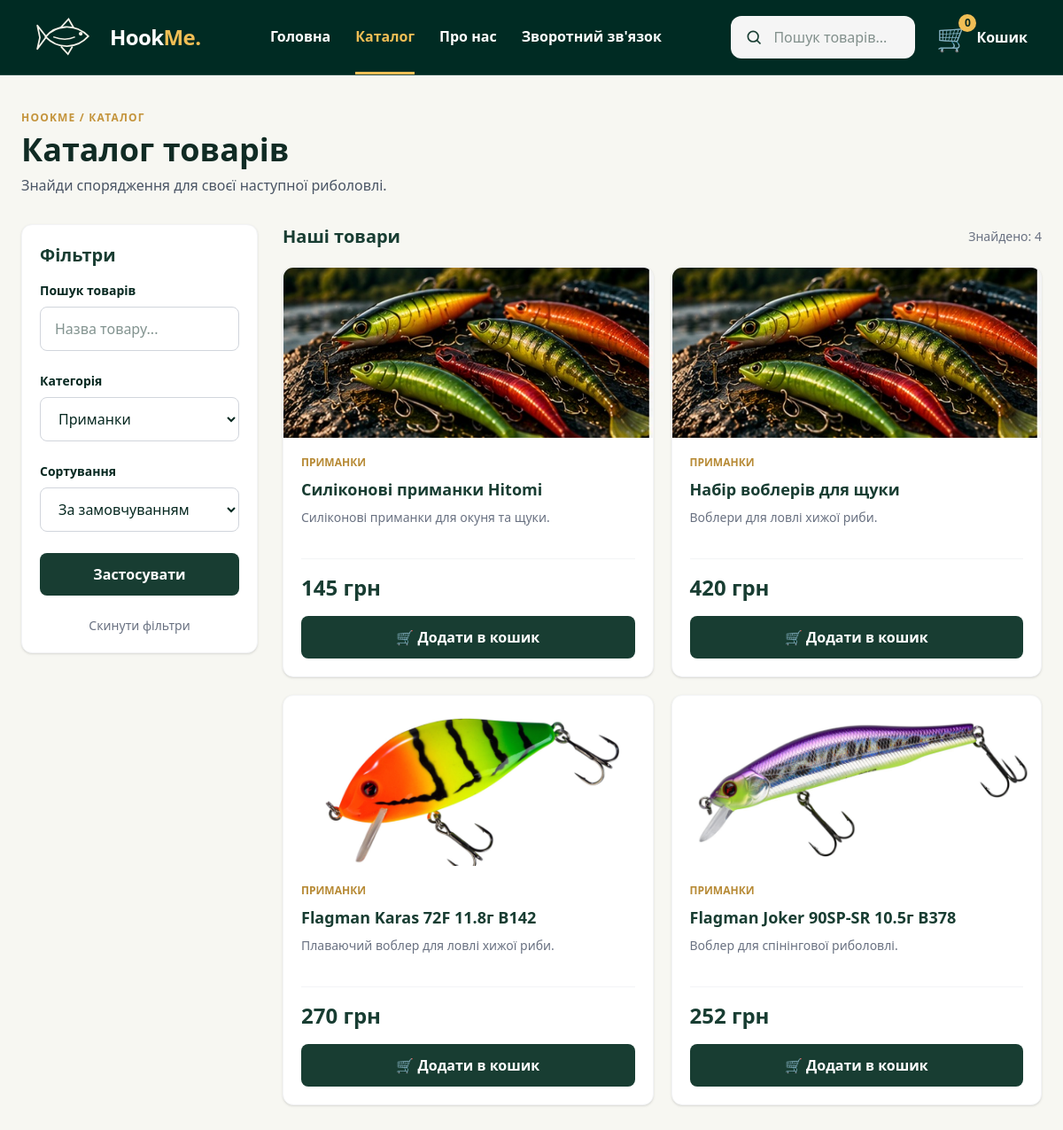
/catalog?category=Приманки, run on the app's committed database.
### tables this page shows
CREATE TABLE products (
                id INTEGER PRIMARY KEY AUTOINCREMENT,
                name TEXT NOT NULL,
                category TEXT NOT NULL,
                price INTEGER NOT NULL CHECK (price >= 0),
                image TEXT NOT NULL,
                description TEXT NOT NULL
            );

### app.py (the view)
@app.route("/catalog")
def catalog():
    category = request.args.get("category", "")
    search = request.args.get("search", "").strip()
    sort = request.args.get("sort", "")
    filtered = get_all_products()
    if category:
        filtered = [
            product
            for product in filtered
            if product["category"] == category
        ]
    if search:
        filtered = [
            product
            for product in filtered
            if search.casefold() in product["name"].casefold()
        ]
    if sort == "price_asc":
        filtered.sort(
            key=lambda product: product["price"]
        )
    elif sort == "price_desc":
        filtered.sort(
            key=lambda product: product["price"],
            reverse=True
        )
    categories = [
        "Вудилища",
        "Котушки",
        "Приманки",
        "Гачки",
        "Аксесуари"
    ]
    return render_template(
        "catalog.html",
        products=filtered,
        categories=categories,
        selected_category=category,
        search=search,
        sort=sort
    )

### app.py (called while the page is built)
@app.context_processor
def inject_cart_count():
    cart_data = session.get("cart", {})
    return {
        "cart_count": sum(cart_data.values())
    }

### database.py (called while the page is built)
def get_connection():
    connection = sqlite3.connect(DB_PATH)
    connection.row_factory = sqlite3.Row
    connection.execute("PRAGMA foreign_keys = ON")
    return connection

def get_all_products():
    with get_connection() as connection:
        rows = connection.execute(
            "SELECT * FROM products ORDER BY id"
        ).fetchall()
        return [dict(row) for row in rows]

### templates/catalog.html (shortened to what this page needs)
{% extends "base.html" %}
{% block content %}
<section class="bg-[#f7f7f2] min-h-screen py-10">
    <div class="max-w-7xl mx-auto px-6">
        <div class="mb-8">
            <p class="text-[#c4943c] uppercase tracking-widest
                      text-xs font-bold mb-2">
                HookMe / Каталог
            </p>
            <h1 class="text-3xl md:text-4xl font-extrabold
                       text-[#102b24]">
                Каталог товарів
            </h1>
            <p class="text-gray-600 mt-2">
                Знайди спорядження для своєї наступної риболовлі.
            </p>
        </div>
        <div class="grid grid-cols-1 lg:grid-cols-4 gap-7">
            <aside class="lg:col-span-1">
                <form action="{{ url_for('catalog') }}"
                      method="GET"
                      class="bg-white rounded-xl shadow-sm
                             border border-gray-100 p-5 space-y-6">
                    <div>
                        <h2 class="text-xl font-bold
                                   text-[#183d32] mb-4">
                            Фільтри
                        </h2>
                        <label for="search"
                               class="block text-sm font-semibold mb-2">
                            Пошук товарів
                        </label>
                        <input
                            type="search"
                            id="search"
                            name="search"
                            value="{{ search }}"
                            placeholder="Назва товару..."
                            class="w-full border border-gray-300
                                   rounded-lg px-4 py-3
                                   focus:outline-none
                                   focus:border-[#183d32]"
                        >
                    </div>
                    <div>
                        <label for="category"
                               class="block text-sm font-semibold mb-2">
                            Категорія
                        </label>
                        <select name="category"
                                id="category"
                                class="w-full border border-gray-300
                                       rounded-lg px-4 py-3 bg-white">
                            {% for category in categories %}
                            <option value="{{ category }}"
                                {% if selected_category == category %}
                                    selected
                                {% endif %}>
                                {{ category }}
                            </option>
                            {% endfor %}
                        </select>
                    </div>
                    <div>
                        <label for="sort"
                               class="block text-sm font-semibold mb-2">
                            Сортування
                        </label>
                        <select name="sort"
                                id="sort"
                                class="w-full border border-gray-300
                                       rounded-lg px-4 py-3 bg-white">
                            <option value="">
                                За замовчуванням
                            </option>
                        </select>
                    </div>
                    <button type="submit"
                            class="w-full bg-[#183d32] text-white
                                   font-bold py-3 rounded-lg
                                   hover:bg-[#285747] transition">
                        Застосувати
                    </button>
                    <a href="{{ url_for('catalog') }}"
                       class="block text-center text-sm
                              text-gray-500 hover:text-[#183d32]">
                        Скинути фільтри
                    </a>
                </form>
            </aside>
            <div class="lg:col-span-3">
                <div class="flex justify-between items-center mb-5">
                    <h2 class="text-xl font-bold text-[#183d32]">
                        Наші товари
                    </h2>
                    <span class="text-gray-500 text-sm">
                        Знайдено: {{ products|length }}
                    </span>
                </div>
                <div class="grid grid-cols-1 sm:grid-cols-2
                            xl:grid-cols-3 gap-5">
                    {% for product in products %}
                    <article class="bg-white rounded-xl overflow-hidden
                                    border border-gray-100 shadow-sm
                                    hover:shadow-lg transition duration-300">
                        <div class="h-48 bg-[#e8eee8] overflow-hidden">
                            <img
                                src="{{ url_for('static', filename='images/' + product.image) }}"
                                alt="{{ product.name }}"
                                class="w-full h-full object-cover
                                       hover:scale-105 transition duration-500"
                                loading="lazy"
                            >
                        </div>
                        <div class="p-5">
                            <p class="text-xs text-[#b78a35]
                                      uppercase font-semibold mb-2">
                                {{ product.category }}
                            </p>
                            <h3 class="text-lg font-bold
                                       text-[#183d32] mb-2">
                                {{ product.name }}
                            </h3>
                            <p class="text-sm text-gray-500 mb-4 min-h-10">
                                {{ product.description }}
                            </p>
                            <div class="border-t border-gray-100 pt-4">
                                <p class="text-2xl font-extrabold
                                          text-[#183d32] mb-4">
                                    {{ product.price }} грн
                                </p>
                                <form
                                    action="{{ url_for('add_to_cart', product_id=product.id) }}"
                                    method="POST">
                                    <button
                                        type="submit"
                                        class="w-full bg-[#183d32]
                                               text-white py-3 rounded-lg
                                               font-semibold
                                               hover:bg-[#285747]
                                               transition
                                               cursor-pointer">
                                        🛒 Додати в кошик
                                    </button>
                                </form>
                            </div>
                        </div>
                    </article>
                    {% endfor %}
                </div>
            </div>
        </div>
    </div>
</section>
{% endblock %}

### data on the page
products: image (picture), category "ПРИМАНКИ", name "Силіконові приманки Hitomi", description "Силіконові приманки для окуня та щуки.", price "145"
products: image (picture), category "ПРИМАНКИ", name "Набір воблерів для щуки", description "Воблери для ловлі хижої риби.", price "420"
products: image (picture), category "ПРИМАНКИ", name "Flagman Karas 72F 11.8г B142", description "Плаваючий воблер для ловлі хижої риби.", price "270"
products: image (picture), category "ПРИМАНКИ", name "Flagman Joker 90SP-SR 10.5г B378", description "Воблер для спінінгової риболовлі.", price "252"

### other printed values
{{ cart_count|default(0) }} "0"
{{ products|length }} "4"
form field category "Приманки"
